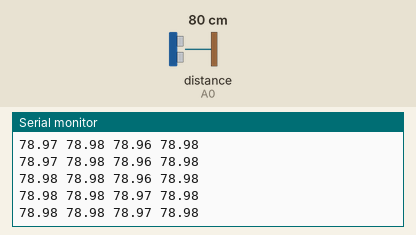
Recording of a sketch running on a simulated Arduino Uno, built with avr-gcc and run on an emulated ATmega328P. Shown: the last lines printed to the serial monitor. Wiring (inferred from the names in the program): ultrasonic range finder: trigger A0; echo A0. The test bench sets the inputs (shaded band); at power-on: distance to the obstacle (sensor on A0) 80 cm. The echo pulse lasts 58.3 µs per cm.

Above: at 1.2 s.
1.3 s: distance to the obstacle (sensor on A0) set to 18 cm
At 2.1 s:
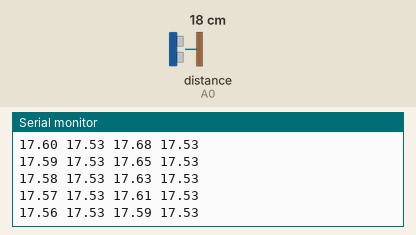
4.3 s: distance to the obstacle (sensor on A0) set to 2 cm
At 5.3 s:
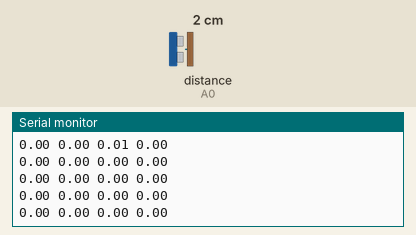
Timing chart, 0 to 7.3 s (numbered marks = the images above; inputs shaded):
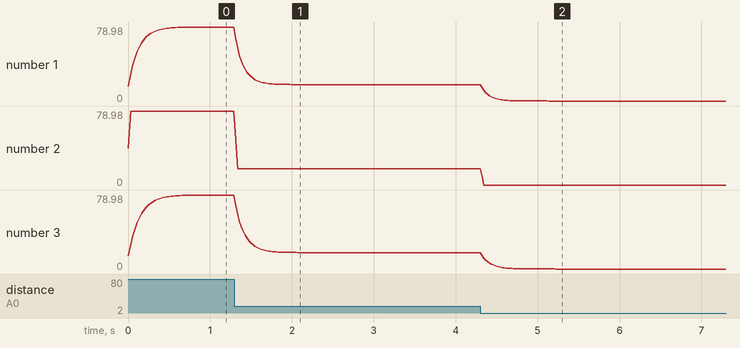

Measured:
- after the input at 1.3 s, the serial monitor: prints a new line at once (image 1)
- after the input at 4.3 s, the serial monitor: prints a new line at once (image 2)
- plotted number 1: 78.98 → 17.53 after the input at 1.3 s, 17.53 → 0 after the input at 4.3 s
- plotted number 2: 78.98 → 17.53 after the input at 1.3 s, 17.53 → 0 after the input at 4.3 s
- plotted number 3: 78.98 → 17.53 after the input at 1.3 s, 17.53 → 0 after the input at 4.3 s

The sketch:

KalmanTest.ino
```cpp
/******************************************
 * Test of various filtering methods
 * By Chris Anderson, 2018
 * Based on SF-SR02 Ultrasonic Module sampling code by SunFounder
 */


#include <Wire.h>

#define SIG A0 //SIG attach to A0 of control board
unsigned long rxTime;
float distance;
float revised_distance;
float revised_distance2;
float previous = 0;
float measurement_error = 0.1;
float probability = 0.8;
float olddata = 0;
float olddata2 = 0;
float ema2 = 0; // previous ema
float ema = 0; // current ema


void setup()
{
  // put your setup code here, to run once:
  Serial.begin(115200);
}

float weighted_average(float newdata)  // exponential moving average
/*
EMA [current] = (Value [current] x K) + (EMA [previous] x (1 – K))

Where:
K = 2 ÷(N + 1)
N = the length of the EMA

In our case, we'll set N to 10, so K = 0.1818
 */

{
  float k = 0.1818; // standard exponential weight for ten points
  ema = (newdata * k) + (ema2 * (1-k));
  ema2 = ema; // move current reading to previous reading
  return ema;
}

float average(float newdata) //simple 2-point moving average
{
  float temp;
  temp = (newdata + olddata2)/2;
  olddata2 = newdata;
  return temp;
}


float kalman(float newdata)  // single-state Kalman
{
  float temp;
  temp = newdata - ((newdata - olddata) * probability);
  olddata = temp;
  return temp;
}

void loop() {
  //set SIG as OUTPUT,start to output trigger signal to the module to start the ranging
  pinMode(SIG, OUTPUT);
  //Genarate a pulse 20uS pulse
  digitalWrite(SIG, HIGH);
  delayMicroseconds(20);
  digitalWrite(SIG, LOW);
  //set SIG as INPUT,start to read value from the module
  pinMode(SIG, INPUT);
  rxTime = pulseIn(SIG, HIGH);//waits for the pin SIG to go HIGH, starts timing, then waits for the pin to go LOW and stops timing
  //  Serial.print("rxTime:");
  //  Serial.println(rxTime);
  distance = (float)rxTime * 34 / 2000.0; //convert the time to distance
  //leave the distance between 2cm-800cm
  if(distance < 2)
  {
    distance=0;
  }
  if(distance > 800)
  {
    distance=0;
  }
//  Serial.print("distance: "); //print distance:
//  Serial.println(distance); //print the distance
//  Serial.println("CM"); //and the unit

//  Serial.print("Revised distance: ");
  Serial.print(kalman (distance));
  Serial.print(" ");
  Serial.print(average(distance));
  Serial.print(" ");
  Serial.print(weighted_average(distance));
  Serial.print(" ");
  Serial.println(distance);

  delay(20);
}
```
